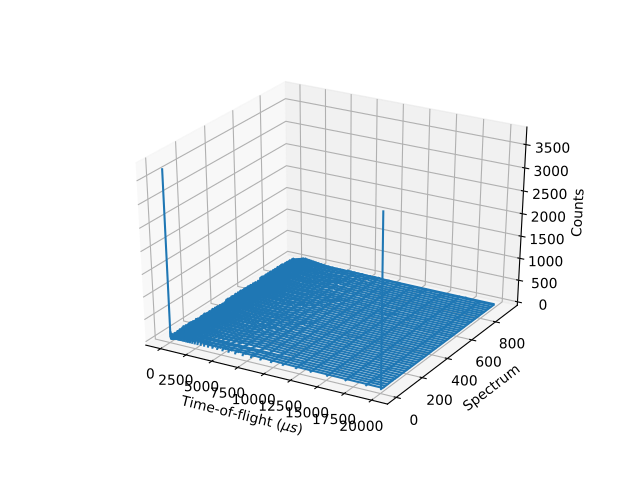

Write the Python code that produced this figure.
from mantid.simpleapi import *
import matplotlib.pyplot as plt

data = Load('MAR11060.nxs')

fig, ax = plt.subplots(subplot_kw={'projection':'mantid3d'})
ax.plot_wireframe(data, color='#1f77b4')
plt.show()
